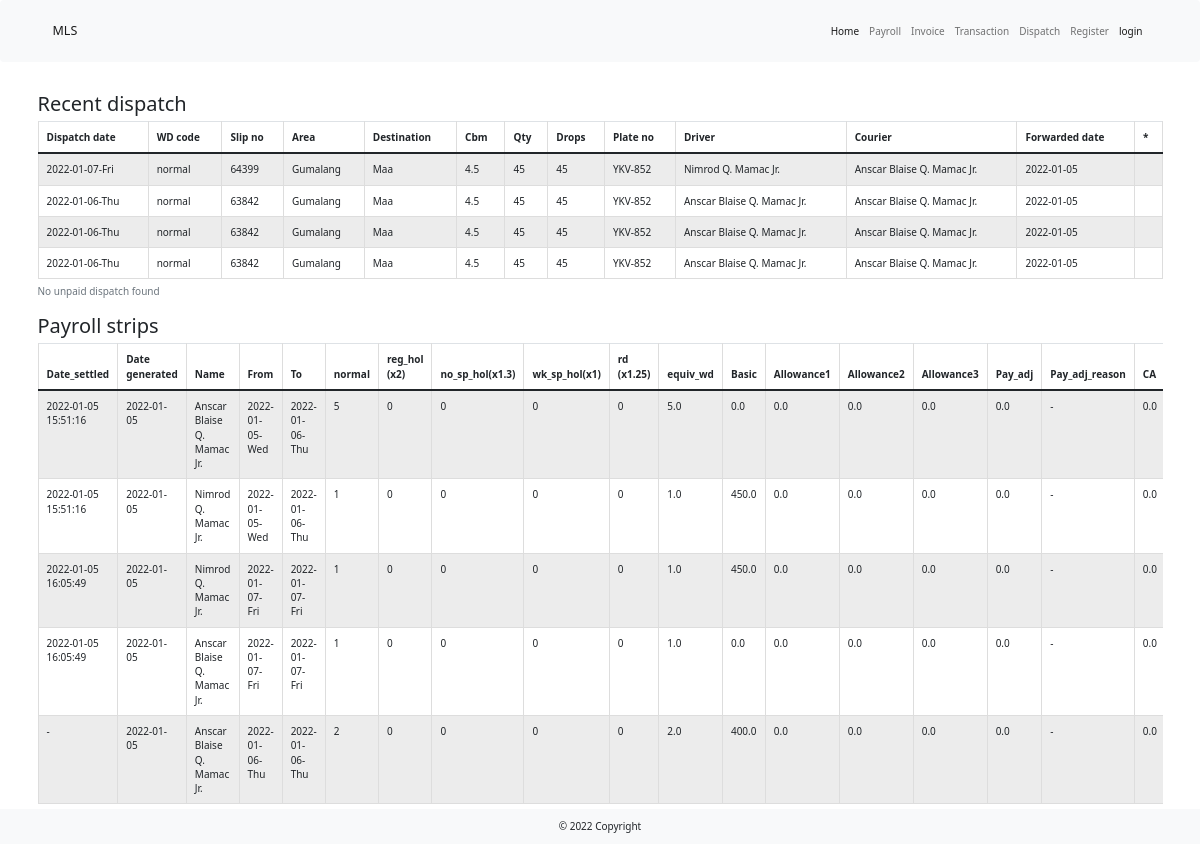
Before: /payroll with the older database file.
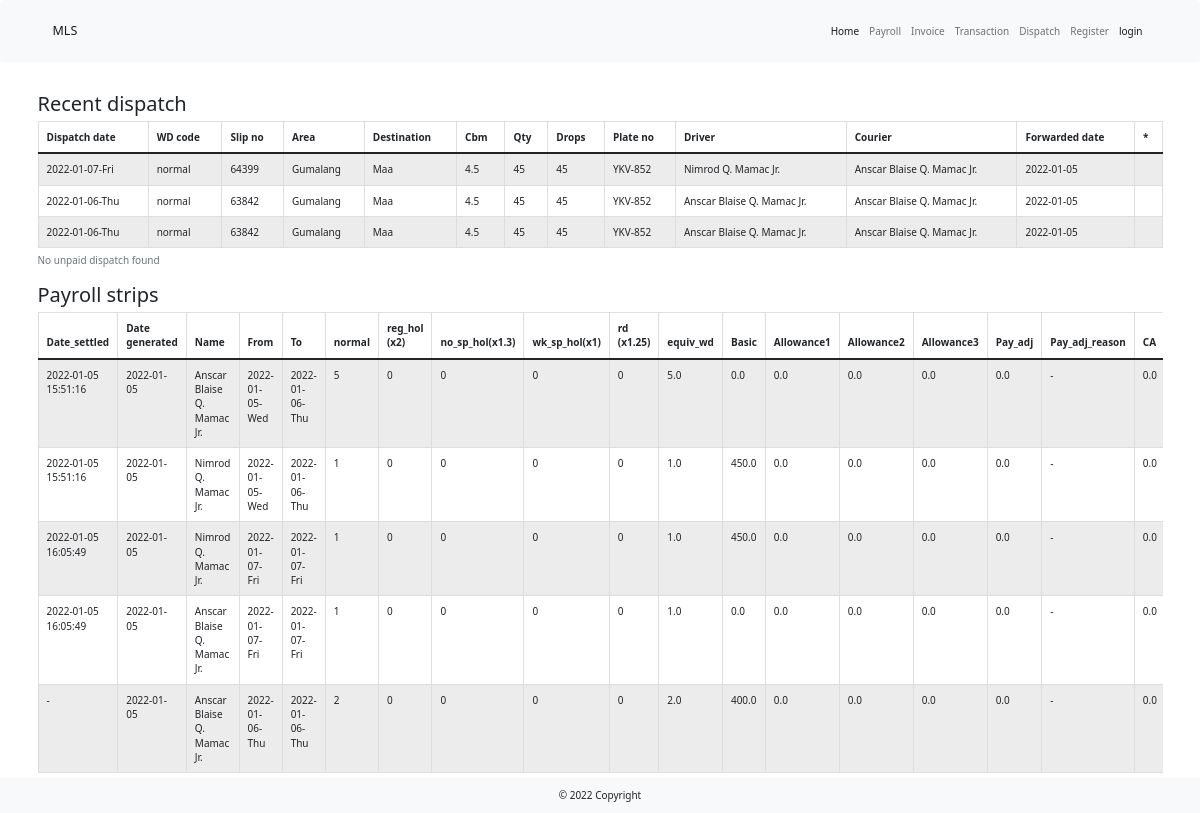
After: the same page with the newer database file.
### main.py (models this page shows)
class DispatchTable(UserMixin, db.Model):
    __tablename__ = "dispatch"
    id = db.Column(db.Integer, primary_key=True, unique=True)
    dispatch_date = db.Column(db.String(100), nullable=False)
    wd_code = db.Column(db.String(100), nullable=False)
    slip_no = db.Column(db.String(100), nullable=False)
    route = db.Column(db.String(100), nullable=False)
    area = db.Column(db.String(250))
    destination = db.Column(db.String(100))
    odo_start = db.Column(db.Integer)
    odo_end = db.Column(db.Integer)
    km = db.Column(db.Float(precision=1))
    cbm = db.Column(db.Float(precision=1), nullable=False)
    qty = db.Column(db.Integer, nullable=False)
    drops = db.Column(db.Integer, nullable=False)
    std_rate = db.Column(db.Float(precision=1), nullable=False)
    rate = db.Column(db.Float(precision=1), nullable=False)
    plate_no = db.Column(db.String(100), nullable=False)
    driver = db.Column(db.String(100), nullable=False)
    courier = db.Column(db.String(100), nullable=False)
    forwarded_date = db.Column(db.String(100), nullable=False)
    invoice_no = db.Column(db.String(100))
    or_no = db.Column(db.String(100))
    or_amt = db.Column(db.Float(precision=1))
    encoded_on = db.Column(db.String(100), nullable=False)
    encoded_by = db.Column(db.String(100))
    encoder_id = db.Column(db.Integer, db.ForeignKey("users.id"))
    encoder = relationship("UserTable", back_populates="dispatch")

class PayStripTable(UserMixin, db.Model):
    __tablename__ = "pay_strip"
    id = db.Column(db.Integer, primary_key=True, unique=True)
    date_settled = db.Column(db.String(100))
    start_date = db.Column(db.String(100), nullable=False)
    end_date = db.Column(db.String(100), nullable=False)
    employee_name = db.Column(db.String(100), nullable=False)
    employee_id = db.Column(db.String(100), nullable=False)
    normal = db.Column(db.Integer)
    reg_hol = db.Column(db.Integer)
    no_sp_hol = db.Column(db.Integer)
    wk_sp_hol = db.Column(db.Integer)
    rd = db.Column(db.Integer)
    equiv_wd = db.Column(db.Float(precision=2))
    basic = db.Column(db.Float(precision=2))
    allowance1 = db.Column(db.Float(precision=2))
    allowance2 = db.Column(db.Float(precision=2))
    allowance3 = db.Column(db.Float(precision=2))
    pay_adj = db.Column(db.Float(precision=2))
    pay_adj_reason = db.Column(db.String(250))
    cash_adv = db.Column(db.Float(precision=2))
    ca_date = db.Column(db.String(100))
    ca_deduction = db.Column(db.Float(precision=2))
    ca_remaining = db.Column(db.Float(precision=2))
    sss = db.Column(db.Float(precision=2))
    philhealth = db.Column(db.Float(precision=2))
    pag_ibig = db.Column(db.Float(precision=2))
    life_insurance = db.Column(db.Float(precision=2))
    income_tax = db.Column(db.Float(precision=2))
    total_pay = db.Column(db.Float(precision=2))
    total_deduct = db.Column(db.Float(precision=2))
    net_pay = db.Column(db.Float(precision=2))
    transferred_amt1 = db.Column(db.Float(precision=2))
    transferred_amt2 = db.Column(db.Float(precision=2))
    carry_over_next_month = db.Column(db.Float(precision=2))
    carry_over_past_month = db.Column(db.Float(precision=2))
    gen_date = db.Column(db.String(100))
    paid_by = db.Column(db.String(100))
    dispatch_ids = db.Column(db.String(200))

### main.py (the view)
@app.route("/payroll", methods=["Get", "Post"])
def payroll():
    with create_engine('sqlite:///lbc_dispatch.db').connect() as cnx:
        raw = pd.read_sql_table(
            table_name="dispatch",
            con=cnx, index_col='dispatch_date',
            columns=['id', 'dispatch_date', 'wd_code', 'slip_no',
                     'area', 'destination', 'cbm', 'qty', 'drops', 'plate_no',
                     'driver', 'courier', 'forwarded_date'
                     ],
        )
    unpaid_cnt = is_found(raw["forwarded_date"], "-")
    if unpaid_cnt > 0:
        paid = False
        df = raw.groupby("forwarded_date").get_group("-").sort_values("dispatch_date", ascending=False)  # group of unpaid dispatches
    else:
        paid = True
        df = raw.head(n=25).sort_values("dispatch_date", ascending=False)
    with create_engine('sqlite:///lbc_dispatch.db').connect() as cnx:
        strip_df = pd.read_sql_table(table_name="pay_strip", con=cnx)
        pay_strip_df = strip_df.head(n=25).sort_values("gen_date", ascending=False)
    return render_template("payroll.html", unpaid_df=df, pay_strip_df=pay_strip_df, paid=paid, unpaid_cnt=unpaid_cnt)

### _util.py (called while the page is built)
def is_found(list_to_check, char_to_find):
    cnt = 0
    for item in list_to_check:
        if item == char_to_find:
            cnt += 1
    if cnt > 0:
        return cnt
    else:
        return cnt

### templates/payroll.html (shortened to what the changed rows need)
{% extends 'bootstrap/base.html' %}
{% import "bootstrap/wtf.html" as wtf %}
{% block content %}
    {% include '_header.html' %}
    <div class="container my-5">
        <h2>Recent dispatch</h2>
        <div class="table-responsive">
            <table class="table table-striped table-hover table-bordered table-sm">
                {% if paid: %}
                    <caption>No unpaid dispatch found</caption>
                {% else: %}
                    <caption>Found {{unpaid_cnt }} unpaid dispatched. <a href="{{ url_for('add_payroll')}}" class="btn btn-primary">Forward to paystrip</a></caption>
                {% endif %}
                <thead>
                <tr>
                    <th scope="col">Dispatch date</th>
                    <th scope="col">WD code</th>
                    <th scope="col">Slip no</th>
                    <th scope="col">Area</th>
                    <th scope="col">Destination</th>
                    <th scope="col">Cbm</th>
                    <th scope="col">Qty</th>
                    <th scope="col">Drops</th>
                    <th scope="col">Plate no</th>
                    <th scope="col">Driver</th>
                    <th scope="col">Courier</th>
                    <th scope="col">Forwarded date</th>
                    <th scope="col">*</th>
                </tr>
                </thead>
                <tbody>
                {% for row in unpaid_df.itertuples(): %}
                <tr>
                    <td>{{ row[2] }}</td>
                    <td>{{ row[3] }}</td>
                    <td>{{ row[4] }}</td>
                    <td>{{ row[5] }}</td>
                    <td>{{ row[6] }}</td>
                    <td>{{ row[7] }}</td>
                    <td>{{ row[8] }}</td>
                    <td>{{ row[9] }}</td>
                    <td>{{ row[10] }}</td>
                    <td>{{ row[11] }}</td>
                    <td>{{ row[12] }}</td>
                    <td>{{ row[13] }}</td>
                    {% if paid %}
                        <td><a hidden href="{{ url_for('edit_dispatch', dispatch_id=row[1])}}">edit</a></td>
                    {% else: %}
                        <td><a href="{{ url_for('edit_dispatch', dispatch_id=row[1])}}">edit</a></td>
                    {% endif %}
                </tr>
                {% endfor %}
                </tbody>
            </table>
        </div>
        <h2>Payroll strips</h2>
        <div class="table-responsive">
            <table class="table table-striped table-hover table-bordered table-sm">
                <thead>
                <tr>
                    <th scope="col">Date_settled</th>
                    <th scope="col">Date generated</th>
                    <th scope="col">Name</th>
                    <th scope="col">From</th>
                    <th scope="col">To</th>
                    <th scope="col">normal</th>
                    <th scope="col">reg_hol (x2)</th>
                    <th scope="col">no_sp_hol(x1.3)</th>
                    <th scope="col">wk_sp_hol(x1)</th>
                    <th scope="col">rd (x1.25)</th>
                    <th scope="col">equiv_wd</th>
                    <th scope="col">Basic</th>
                    <th scope="col">Allowance1</th>
                    <th scope="col">Allowance2</th>
                    <th scope="col">Allowance3</th>
                    <th scope="col">Pay_adj</th>
                    <th scope="col">Pay_adj_reason</th>
                    <th scope="col">CA</th>
                </tr>
                </thead>
                <tbody>
                {% for row in pay_strip_df.itertuples(): %}
                <tr>
                    <td>{{ row[2] }}</td>
                    <td>{{ row[35] }}</td>
                    <td>{{ row[5] }}</td>
                    <td>{{ row[3] }}</td>
                    <td>{{ row[4] }}</td>
                    <td>{{ row[7] }}</td>
                    <td>{{ row[8] }}</td>
                    <td>{{ row[9] }}</td>
                    <td>{{ row[10] }}</td>
                    <td>{{ row[11] }}</td>
                    <td>{{ row[12] }}</td>
                    <td>{{ row[13] }}</td>
                    <td>{{ row[14] }}</td>
                    <td>{{ row[15] }}</td>
                    <td>{{ row[16] }}</td>
                    <td>{{ row[17] }}</td>
                    <td>{{ row[18] }}</td>
                    <td>{{ row[19] }}</td>
                </tr>
                {% endfor %}
                </tbody>
            </table>
        </div>
    </div>
    {% include '_footer.html' %}
{% endblock  %}

Changed rows visible on the page:
removed DispatchTable: dispatch_date "2022-01-06-Thu", wd_code "normal", slip_no "63842", area "Gumalang", destination "Maa", cbm "4.5", qty "45", drops "45", plate_no "YKV-852", driver "Anscar Blaise Q. Mamac Jr.", courier "Anscar Blaise Q. Mamac Jr.", forwarded_date "2022-01-05"
